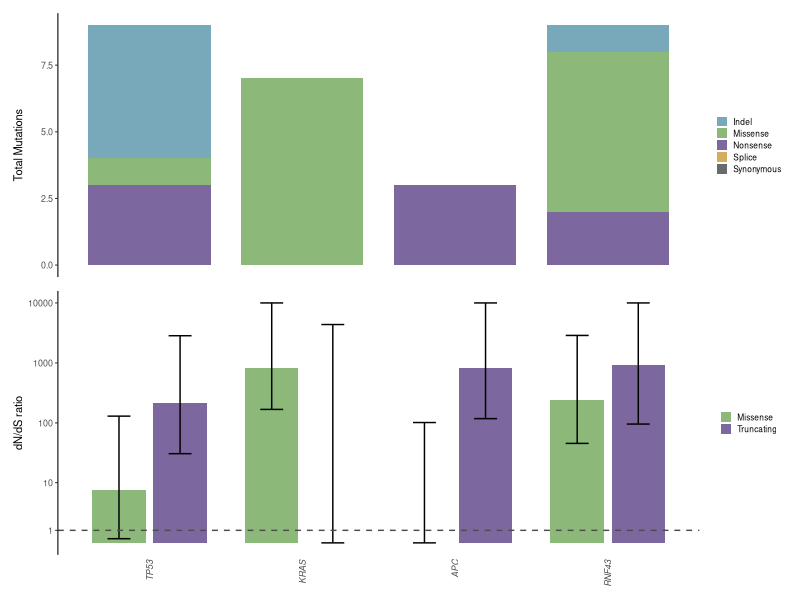

Write the R code that produced this figure.
library(readr)
library(dplyr)
library(tidyr)
library(ggplot2)
library(patchwork)

#### Prep ####
# Read in data
prog <- read_tsv("data/variants/dndscv/dndscv_genes_prog_pre.tsv")
prog_ci <- read_tsv("data/variants/dndscv/prog_pre_gene_ci.tsv") |>
    filter(!gene == "RBM10")

# Filter and reshape data
muts_df <- prog |>
  select(gene_name, n_syn, n_mis, n_non, n_spl, n_ind, qglobal_cv) |>
  filter(qglobal_cv < 0.05) |>
  pivot_longer(
    cols = starts_with("n_"),
    names_to = "mutation_type",
    values_to = "count"
  ) |>
  mutate(
    mutation_type = recode(mutation_type,
      n_syn = "Synonymous", n_mis = "Missense", n_non = "Nonsense",
      n_spl = "Splice", n_ind = "Indel"
    )
  )

ci_df <- prog_ci |>
  rename(gene_name = gene) |>
  tidyr::pivot_longer(cols = starts_with(c("mis", "tru")),
                      names_to = c("type", ".value"),
                      names_pattern = "(mis|tru)_(.*)") |>
  mutate(type = dplyr::recode(type,
                         "mis" = "Missense",
                         "tru" = "Truncating")
        )

# Set order of genes
genes_order <- muts_df |>
    arrange(qglobal_cv) |>
    pull(gene_name) |>
    unique()

muts_df <- muts_df |>
    mutate(gene_name = factor(gene_name, labels = genes_order))

ci_df <- ci_df |>
    mutate(gene_name = factor(gene_name, labels = genes_order))


# Define colour palette
mutation_colours <- c(
  "Missense"   = "#8cb87aff",  
  "Truncating" = "#7c679eff",
  "Indel" = "#77a9baff",
  "Nonsense" = "#7c679eff",
  "Splice" = "#d5ad5eff",
  "Synonymous" ="#696a6bff"
)

# Counts barplot
counts_barplot <- ggplot(muts_df, aes(x = gene_name, y = count, fill = mutation_type)) +
  geom_col(width = 0.8) +
  scale_fill_manual(values = mutation_colours) +
  labs(
    x = NULL,
    y = "Total Mutations",
    fill = NULL
  ) +
  theme_classic(base_size = 8) +
  theme(
    axis.text.x = element_blank(),
    axis.line.x = element_blank(),
    axis.ticks.x = element_blank(),
    legend.position = "right",
    legend.text  = element_text(size = 6),
    legend.key.size = unit(0.3, "cm")  
  )

# dnds ratios barplot
# Plot
ci_barplot <- ggplot(ci_df, aes(x = gene_name, y = mle, fill = type)) +
  geom_col(position = position_dodge(width = 0.8), width = 0.7) +
  geom_errorbar(
    aes(ymin = low, ymax = high),
    position = position_dodge(width = 0.8),
    width = 0.3
  ) +
    geom_hline(yintercept = 1, linetype = "dashed", colour = "grey30") +
  scale_fill_manual(values = mutation_colours) +
  scale_y_log10(trans = "pseudo_log", breaks = c(1, 10, 100, 1000, 10000)) +
  labs(
    x = NULL,
    y = "dN/dS ratio",
    fill = NULL
  ) +
  theme_classic(base_size = 8) +
  theme(
    axis.text.x = element_text(angle = 90, hjust = 1, vjust = 0.5, face = "italic"),
    axis.line.x = element_blank(),
    axis.ticks.x = element_blank(),
    legend.position = "right",
    legend.text  = element_text(size = 6),
    legend.key.size = unit(0.3, "cm")
  )

# Combine plots
combined_plot <- counts_barplot / ci_barplot + plot_layout(heights = c(1, 1))

ggsave("plots/dndscv/precursors/dndscv_progressors_plot.png",
        plot = combined_plot, height = 3, width = 3.2, dpi = 300)
